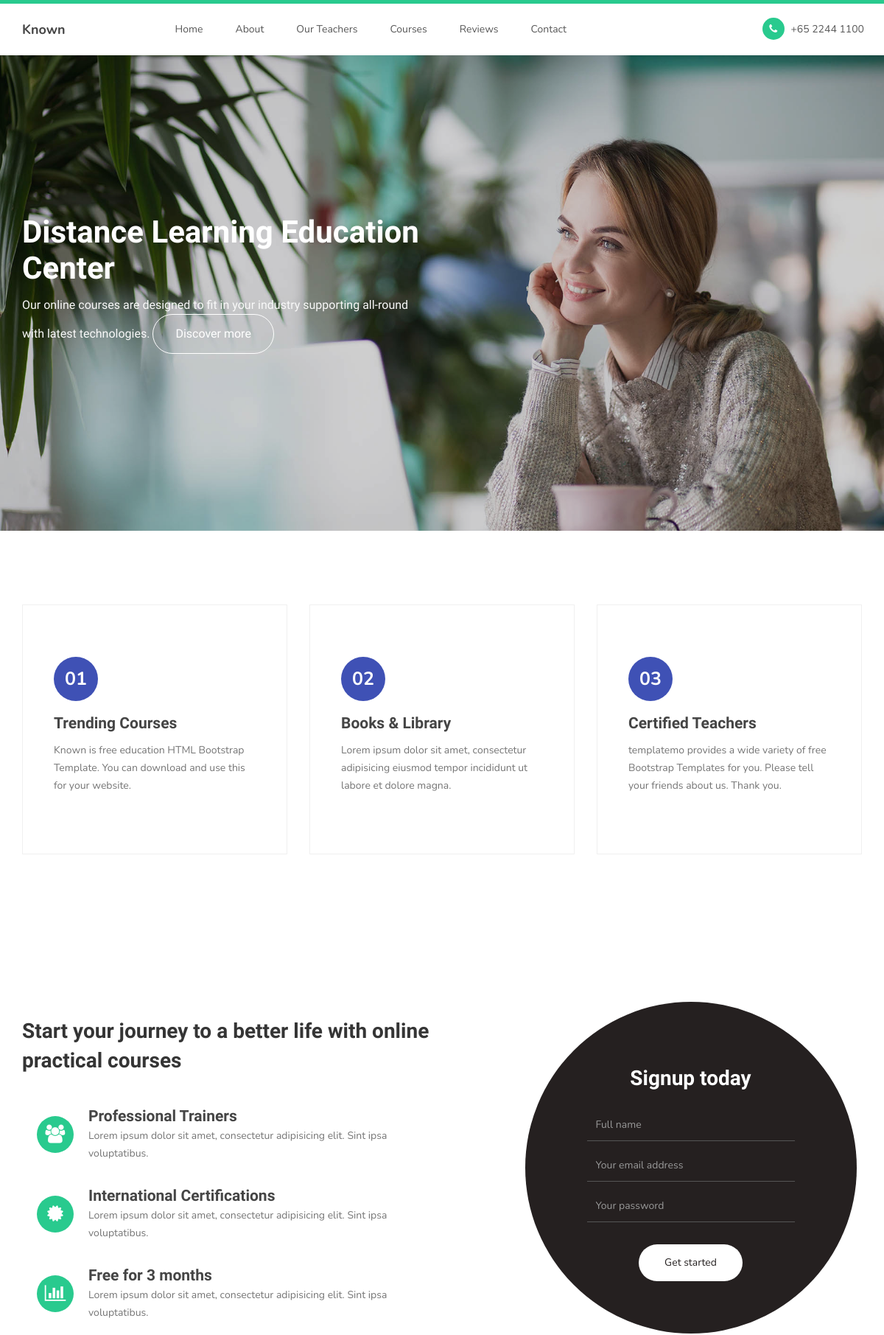
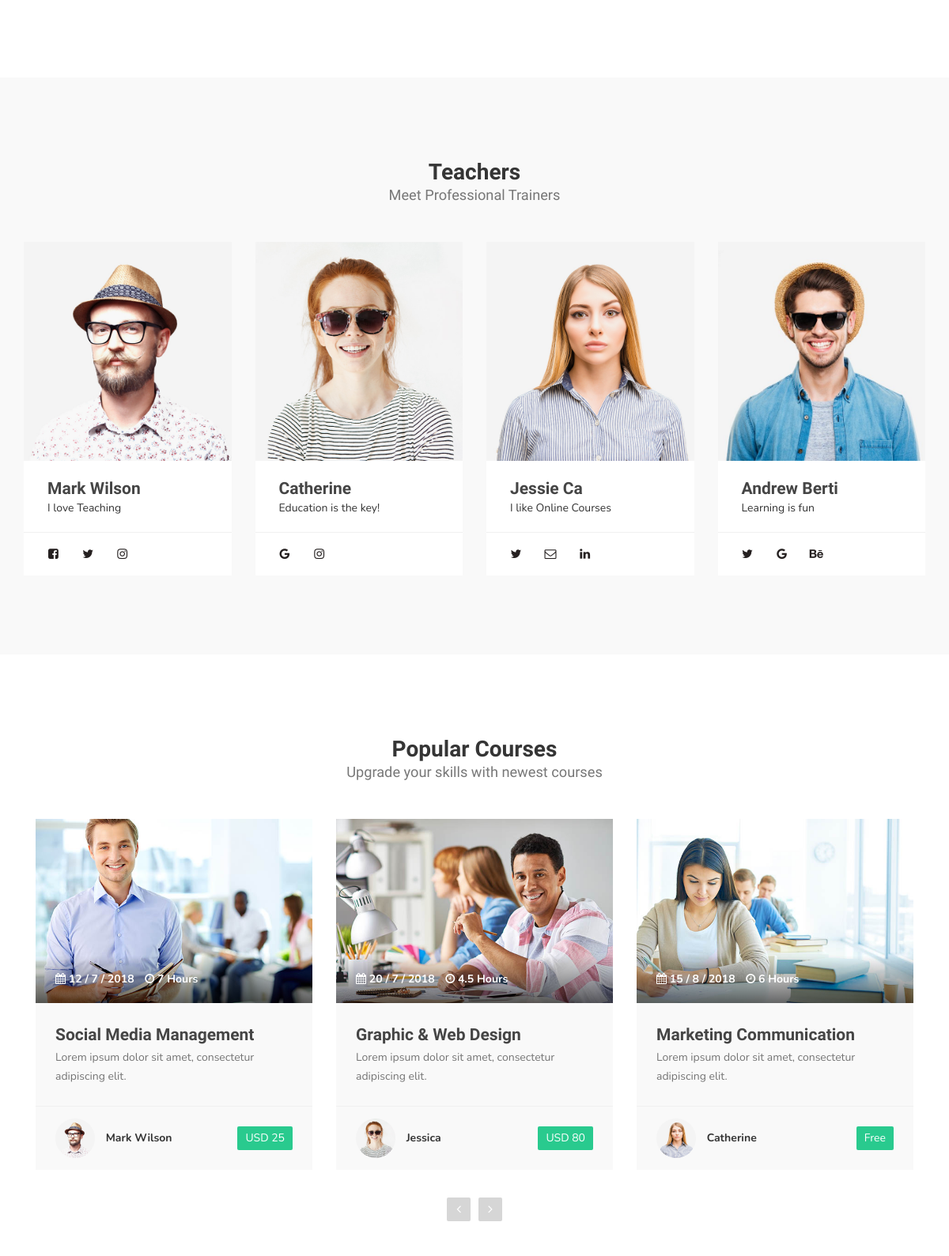
The page / (upper part) on the database its author committed (2 pictures, top to bottom).
### app/models.py (models this page shows, shortened)
class HeaderText(models.Model):
    title = models.CharField(max_length=255)
    description = models.TextField(max_length=255)
    class Meta:
        verbose_name = "Header Text"
        verbose_name_plural = "Header Text"

class Feature(models.Model):
    tag = models.CharField(max_length=255, null=True, blank=True)
    title = models.CharField(max_length=255)
    description = models.TextField(max_length=255)
    class Meta:
        verbose_name = "Feature"
        verbose_name_plural = "Feature"

class About(models.Model):
    title = models.CharField(max_length=255)
    description = models.TextField(max_length=255)
    icon = models.CharField(max_length=50,
        null=True,
        blank=True,
        help_text="FontAwesome icon")
    class Meta:
        verbose_name = "About"
        verbose_name_plural = "Abouts"

class TeamBlock(models.Model):
    name = models.CharField(max_length=255)
    description = models.TextField(max_length=255)
    image = models.ImageField(upload_to="team_blocks")
    social_title1 = models.CharField(max_length=50, null=True, blank=True)
    social_title2 = models.CharField(max_length=50, null=True, blank=True)
    social_title3 = models.CharField(max_length=50, null=True, blank=True)
    social_url1 = models.URLField(max_length=255, blank=True)
    social_url2 = models.URLField(max_length=255, blank=True)
    social_url3 = models.URLField(max_length=255, blank=True)
    social_html_class1 = models.CharField(max_length=200, null=True, blank=True)
    social_html_class2 = models.CharField(max_length=200, null=True, blank=True)
    social_html_class3 = models.CharField(max_length=200, null=True, blank=True)
    class Meta:
        verbose_name = "Team Block"
        verbose_name_plural = "Team Blocks"

class Courses(models.Model):
    title = models.CharField(max_length=255)
    description = models.TextField(max_length=250)
    name = models.CharField(max_length=55, null=True, blank=True)
    price = models.CharField(max_length=55)
    image1 = models.ImageField(upload_to="courses", null=True, blank=True)
    image2 = models.ImageField(upload_to="courses", null=True, blank=True)
    icon_data = models.CharField(max_length=50, null=True, blank=True, help_text="FontAwesome icon")
    icon_hours = models.CharField(max_length=50, null=True, blank=True, help_text="FontAwesome icon")
    data = models.CharField(max_length=100, null=True, blank=True)
    duration_in_hours = models.CharField(max_length=10, null=True, blank=True)
    class Meta:
        verbose_name = "courses"
        verbose_name_plural = "courses"

### app/views.py (the view)
# urls.py: path("", views.index, name= "index"),
def index(request):
    context = {
        "header_text": HeaderText.objects.all(),
        "footer_text": FooterText.objects.all().first(),
        "feature": Feature.objects.all(),
        "about": About.objects.all(),
        "team_blocks": TeamBlock.objects.all(),
        "courses": Courses.objects.all(),
        "studentreviews": StudentReviews.objects.all(),
        "contactinfo": ContactInfo.objects.all().first(),
        "headquarter": Headquarter.objects.all().first(),
        "contact_us": ContactUs.objects.all().first(),
        "socials": Socials.objects.all(),
        "quick_links": QuickLinks.objects.all()
    }
    return render(request,"home.html", context)

### app/templates/home.html (shortened to what this page needs)
{% extends "base.html" %}
{% load static %}
  {% block home_template %}
     <section id="home">
        <div class="row">
            <div class="owl-carousel owl-theme home-slider">
                  <div class="item item-first">
                      <div class="caption">
                            <div class="container">
                                <div class="col-md-6 col-sm-12">
                                    <h1>{{header_text.0.title }}</h1>
                                    <h3>{{header_text.0.description }}</3>
                                    <a href="#feature" class="section-btn btn btn-default smoothScroll">Discover more</a>
                                </div>
                          </div>
                      </div>
                  </div>
            </div>
        </div>
   </section>
   <section id="feature">
        <div class="container">
             <div class="row">
              {% for f in feature %}
                  <div class="col-md-4 col-sm-4">
                    <div style="
                      display:grid;
                      grid-template-columns: repeat(auto-fill, minmax(320px, 1fr));
                      grid-gap: 16px;
                      ">
                        <div class="feature-thumb">
                            <span>{{f.tag}}</span>
                            <h3>{{f.title}}</h3>
                            <p>{{f.description}}</p>
                        </div>
                      </div>
                  </div>
              {% endfor %}
             </div>
        </div>
   </section>
   <section id="about">
        <div class="container">
            <div class="row">
              <div class="col-md-6 col-sm-12">
                  <div class="about-info">
                      <h2>{{header_text.4.title}}</h2>
                      {% for a in about %}
                        <figure>
                          <span><i class="{{a.icon}}"></i></span>
                          <figcaption>
                              <h3>{{a.title}}</h3>
                              <p>{{a.description}}</p>
                          </figcaption>
                        </figure>
                      {% endfor %}
                  </div>
              </div>
              <div class="col-md-offset-1 col-md-4 col-sm-12">
                    <div class="entry-form">
                        <form action="#" method="post">
                              <h2>Signup today</h2>
                              <input type="text" name="full name" class="form-control" placeholder="Full name" required="">
                              <input type="email" name="email" class="form-control" placeholder="Your email address" required="">
                              <input type="password" name="password" class="form-control" placeholder="Your password" required="">
                              <button class="submit-btn form-control" id="form-submit">Get started</button>
                        </form>
                    </div>
              </div>
            </div>
        </div>
   </section>
   <section id="team">
        <div class="container">
             <div class="row">
                  <div class="col-md-12 col-sm-12">
                       <div class="section-title">
                            <h2>{{header_text.5.title}} <small>{{header_text.5.description}}</small></h2>
                       </div>
                  </div>
                  {% for t in team_blocks %}
                    <div class="col-md-3 col-sm-6">
                        <div class="team-thumb">
                              <div class="team-image">
                                  <img src="{{t.image.url}}" class="img-responsive" alt="">
                              </div>
                              <div class="team-info">
                                  <h3>{{t.name}}</h3>
                                  <span>{{t.description }}</span>
                              </div>
                              <ul class="social-icon">
                                <li><a href="{{t.social_url1}}" class="{{t.social_html_class1}}" title="{{t.social_title1}}"></a></li>
                                <li><a href="{{t.social_url2}}" class="{{t.social_html_class2}}" title="{{t.social_title2}}" ></a></li>
                                <li><a href="{{t.social_url3}}" class="{{t.social_html_class3}}" title="{{t.social_title3}}"></a></li>
                              </ul>
                        </div>
                    </div>
                  {% endfor %}
             </div>
        </div>
   </section>
   <section id="courses">
        <div class="container">
             <div class="row">
                  <div class="col-md-12 col-sm-12">
                       <div class="section-title">
                            <h2>{{header_text.6.title}} <small>{{header_text.6.description}}</small></h2>
                       </div>
                      <div class="owl-carousel owl-theme owl-courses">
                          {% for course in courses %}
                            <div class="col-md-4 col-sm-4">
                                 <div class="item">
                                      <div class="courses-thumb">
                                           <div class="courses-top">
                                                <div class="courses-image">
                                                     <img src="{{course.image1.url}}" class="img-responsive" alt="">
                                                </div>
                                                <div class="courses-date">
                                                  <span><i class="{{course.icon_data}}"></i> {{course.data}}</span>
                                                  <span><i class="{{course.icon_hours}}"></i> {{course.duration_in_hours}} Hours</span>
                                                </div>
                                           </div>
                                           <div class="courses-detail">
                                                <h3><a href="#">{{course.title}}</a></h3>
                                                <p>{{course.description}}</p>
                                           </div>
                                           <div class="courses-info">
                                                <div class="courses-author">
                                                     <img src="{{course.image2.url}}" class="img-responsive" alt="">
                                                     <span>{{course.name}}</span>
                                                </div>
                                                <div class="courses-price">
                                                     <a href="#"><span> {{course.price}}</span></a>
                                                </div>
                                           </div>
                                      </div>
                                 </div>
                            </div>
                          {% endfor %}
                      </div>
                  </div>
             </div>
        </div>
   </section>
  {% endblock %}

### rows shown on the page
HeaderText: title "Distance Learning Education Center", description "Our online courses are designed to fit in your industry supporting all-round with latest technologies."
Feature: tag "01", title "Trending Courses", description "Known is free education HTML Bootstrap Template. You can download and use this for your website."
Feature: tag "02", title "Books & Library", description "Lorem ipsum dolor sit amet, consectetur adipisicing eiusmod tempor incididunt ut labore et dolore magna."
Feature: tag "03", title "Certified Teachers", description "templatemo provides a wide variety of free Bootstrap Templates for you. Please tell your friends about us. Thank you."
HeaderText: title "Start your journey to a better life with online practical courses"
About: title "Professional Trainers", description "Lorem ipsum dolor sit amet, consectetur adipisicing elit. Sint ipsa voluptatibus."
About: title "International Certifications", description "Lorem ipsum dolor sit amet, consectetur adipisicing elit. Sint ipsa voluptatibus."
About: title "Free for 3 months", description "Lorem ipsum dolor sit amet, consectetur adipisicing elit. Sint ipsa voluptatibus."
HeaderText: title "Teachers", description "Meet Professional Trainers"
TeamBlock: image (picture), name "Mark Wilson", description "I love Teaching"
TeamBlock: image (picture), name "Catherine", description "Education is the key!"
TeamBlock: image (picture), name "Jessie Ca", description "I like Online Courses"
TeamBlock: image (picture), name "Andrew Berti", description "Learning is fun"
HeaderText: title "Popular Courses", description "Upgrade your skills with newest courses"
Courses: image1 (picture), data "12 / 7 / 2018", duration_in_hours "7", title "Social Media Management", description "Lorem ipsum dolor sit amet, consectetur adipiscing elit.", image2 (picture), name "Mark Wilson", price "USD 25"
Courses: image1 (picture), data "20 / 7 / 2018", duration_in_hours "4.5", title "Graphic & Web Design", description "Lorem ipsum dolor sit amet, consectetur adipiscing elit.", image2 (picture), name "Jessica", price "USD 80"
Courses: image1 (picture), data "15 / 8 / 2018", duration_in_hours "6", title "Marketing Communication", description "Lorem ipsum dolor sit amet, consectetur adipiscing elit.", image2 (picture), name "Catherine", price "Free"
